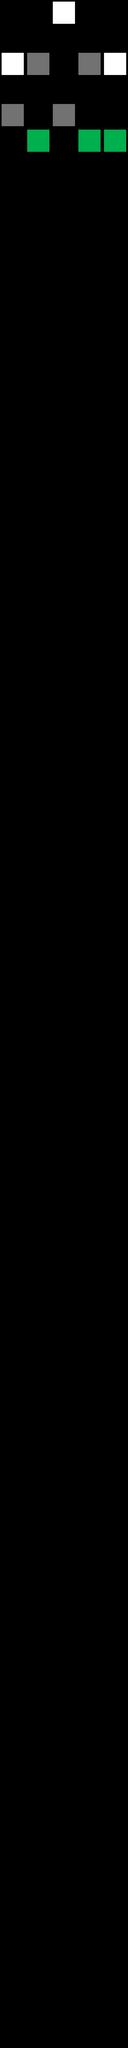

A 2D game scene composited from a Tiled map and its tileset images. What follows is a short description and the map's XML, with every tile layer's data as written:
An orthogonal 5x80 tile map with 128x128 px tiles, 1 tile layer (Tile Layer 1).

<map version="1.0" orientation="orthogonal" renderorder="right-down" width="5" height="80" tilewidth="128" tileheight="128" nextobjectid="1">
 <tileset firstgid="1" name="BaseTileset" tilewidth="128" tileheight="128" tilecount="64" columns="8">
  <image source="../../Art/BaseTileset.png" width="1024" height="1024" />
 </tileset>
 <layer name="Tile Layer 1" width="5" height="80">
  <data encoding="csv">
0,0,1,0,0,
0,0,0,0,0,
1,2,0,2,1,
0,0,0,0,0,
2,0,2,0,0,
0,3,0,3,3,
0,0,0,0,0,
0,0,0,0,0,
0,0,0,0,0,
0,0,0,0,0,
0,0,0,0,0,
0,0,0,0,0,
0,0,0,0,0,
0,0,0,0,0,
0,0,0,0,0,
0,0,0,0,0,
0,0,0,0,0,
0,0,0,0,0,
0,0,0,0,0,
0,0,0,0,0,
0,0,0,0,0,
0,0,0,0,0,
0,0,0,0,0,
0,0,0,0,0,
0,0,0,0,0,
0,0,0,0,0,
0,0,0,0,0,
0,0,0,0,0,
0,0,0,0,0,
0,0,0,0,0,
0,0,0,0,0,
0,0,0,0,0,
0,0,0,0,0,
0,0,0,0,0,
0,0,0,0,0,
0,0,0,0,0,
0,0,0,0,0,
0,0,0,0,0,
0,0,0,0,0,
0,0,0,0,0,
0,0,0,0,0,
0,0,0,0,0,
0,0,0,0,0,
0,0,0,0,0,
0,0,0,0,0,
0,0,0,0,0,
0,0,0,0,0,
0,0,0,0,0,
0,0,0,0,0,
0,0,0,0,0,
0,0,0,0,0,
0,0,0,0,0,
0,0,0,0,0,
0,0,0,0,0,
0,0,0,0,0,
0,0,0,0,0,
0,0,0,0,0,
0,0,0,0,0,
0,0,0,0,0,
0,0,0,0,0,
0,0,0,0,0,
0,0,0,0,0,
0,0,0,0,0,
0,0,0,0,0,
0,0,0,0,0,
0,0,0,0,0,
0,0,0,0,0,
0,0,0,0,0,
0,0,0,0,0,
0,0,0,0,0,
0,0,0,0,0,
0,0,0,0,0,
0,0,0,0,0,
0,0,0,0,0,
0,0,0,0,0,
0,0,0,0,0,
0,0,0,0,0,
0,0,0,0,0,
0,0,0,0,0,
0,0,0,0,0
</data>
 </layer>
</map>
